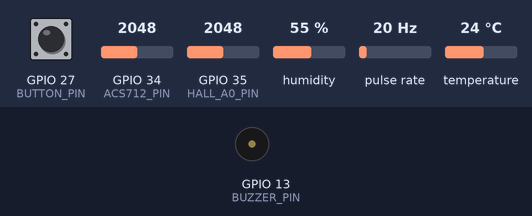
Recording of a sketch running on a simulated ESP32. Shown: buzzer (waves = sounding, pin HIGH). Wiring (inferred from the names in the program): pulse sensor: data GPIO 25. The test bench sets the inputs (shaded band); at power-on: GPIO 27 (BUTTON_PIN) HIGH, temperature 24 °C, GPIO 34 (ACS712_PIN) = 2048, GPIO 35 (HALL_A0_PIN) = 2048, humidity 55 %, pulse rate 20 Hz. WiFi joins after 1.5 s; servers stay silent unless stated; uploads are accepted with an empty reply; EEPROM starts erased; what the sketch prints to the serial monitor is not drawn.

Above: at 3.3 s.
At 4.1 s:
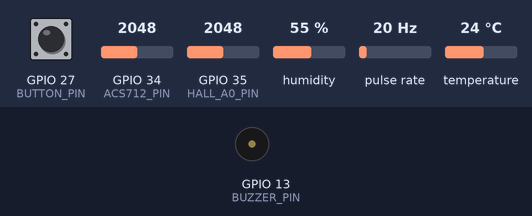
4.2 s: GPIO 27 (BUTTON_PIN) pulled LOW for 0.15 s
At 4.6 s:
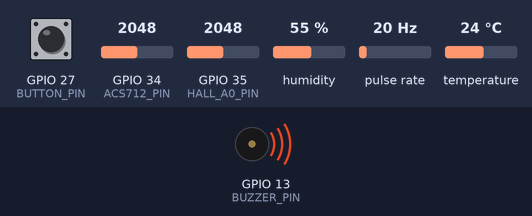
6.1 s: temperature set to 1 °C
Timing chart, 0 to 9.1 s (numbered marks = the images above; inputs shaded):
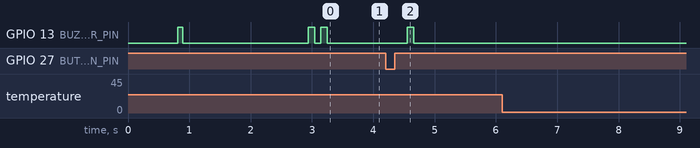

The sketch:

esp32_predictive_maintenance.ino
```cpp
#include <WiFi.h>
#include <WiFiClientSecure.h>
#include <HTTPClient.h>
#include <ArduinoJson.h>
#include <DHT.h>
#include <Preferences.h>
#include <WebServer.h>

// ==============================================================================
// SOVEREIGN PREDICTIVE MAINTENANCE SYSTEM - PRODUCTION FIRMWARE (ESP32)
// High-Frequency Condition Monitoring, Edge Processing & Cloud Ingestion
// Includes: Dynamic Web Config Portal (NVS), SSL Leak Prevention, Offline Cache
// ==============================================================================

// ------------------------------------------------------------------------------
// 1. PIN DEFINITIONS (Hardware Layout)
// ------------------------------------------------------------------------------
#define DHT_PIN             4        // DHT11 Data -> ESP32 GPIO 4
#define DHT_TYPE            DHT11

#define ACS712_PIN          34       // ACS712 Current Sensor -> GPIO 34 (ADC1_CH6)
#define HALL_A0_PIN         35       // Hall Effect Analog A0 -> GPIO 35 (ADC1_CH7)
#define HALL_D0_PIN         25       // Hall Effect Digital D0 (Pulse) -> GPIO 25 (Interrupt)
#define BUZZER_PIN          13       // Audible Alarm Buzzer (+) -> GPIO 13
#define BUTTON_PIN          27       // Operator Button / Config Trigger -> GPIO 27 (INPUT_PULLUP)

// ------------------------------------------------------------------------------
// 2. DYNAMIC NETWORK & NVS STORAGE CONFIGURATION
// ------------------------------------------------------------------------------
Preferences preferences;

// Defaults (Used if no custom configuration is saved in flash)
String configSsid       = "Atharva's iPhone";
String configPassword   = "12345678";
String configServerHost = "predmaint-api.onrender.com";
int    configServerPort = 443;
bool   configUseHttps   = true;
String configEquipmentId= "SGT-TERM-01";
String configSensorKind = "multi";

const char* INGEST_PATH = "/api/iot/ingest";
const unsigned long TELEMETRY_INTERVAL_MS = 1000; // 1-second live telemetry cadence

// Config Portal AP Web Server (Port 80)
WebServer configServer(80);
bool inConfigPortalMode = false;

// ------------------------------------------------------------------------------
// 3. SENSOR CALIBRATION & SAFETY PARAMETERS
// ------------------------------------------------------------------------------
#define ACS_SENSITIVITY     0.100f   // 0.100 V/A for standard 20A ACS712
float zeroCurrentAdcOffset  = 2048.0f;

#define PULSES_PER_REV      1
volatile unsigned long      hallPulseCounter = 0;
unsigned long               lastRpmCalcTime  = 0;
float                       measuredRpm      = 0.0f;

#define CRITICAL_TEMP_C     80.0f
#define CRITICAL_CURRENT_A  18.0f

// ------------------------------------------------------------------------------
// 4. TIMESTAMP-AWARE OFFLINE BUFFER (Store & Forward)
// ------------------------------------------------------------------------------
struct TelemetryRecord {
  unsigned long recordedEpochMs;
  float temp;
  float hum;
  float current;
  float rpm;
  int   hallAnalog;
  int   buttonState;
  int   buzzerState;
};

#define OFFLINE_BUFFER_CAPACITY 20
TelemetryRecord offlineBuffer[OFFLINE_BUFFER_CAPACITY];
int bufferHead = 0;
int bufferCount = 0;

void pushOfflineRecord(float t, float h, float c, float r, int ha, int btn, int bzr) {
  offlineBuffer[bufferHead] = {millis(), t, h, c, r, ha, btn, bzr};
  bufferHead = (bufferHead + 1) % OFFLINE_BUFFER_CAPACITY;
  if (bufferCount < OFFLINE_BUFFER_CAPACITY) {
    bufferCount++;
  }
}

// ------------------------------------------------------------------------------
// 5. HARDWARE INSTANCES & TIMING
// ------------------------------------------------------------------------------
DHT dht(DHT_PIN, DHT_TYPE);

String deviceMacAddress       = "";
unsigned long lastTelemetryTime = 0;
unsigned long lastWifiRetryTime = 0;
const unsigned long WIFI_RETRY_INTERVAL_MS = 6000;

bool buzzerActive             = false;
int  buzzerBeepCount          = 0;
unsigned long buzzerNextToggle = 0;
bool buzzerBeepState          = false;

int lastButtonState           = HIGH;
int currentButtonState        = HIGH;
unsigned long lastDebounceTime = 0;
const unsigned long DEBOUNCE_DELAY_MS = 50;

float lastValidTemp = 30.0f;
float lastValidHum  = 60.0f;

// ------------------------------------------------------------------------------
// 6. INTERRUPT SERVICE ROUTINES
// ------------------------------------------------------------------------------
void IRAM_ATTR onHallPulseISR() {
  hallPulseCounter++;
}

// ------------------------------------------------------------------------------
// 7. CONFIG PORTAL WEB SERVER (Captive AP for Zero-Hurdle User Connection)
// ------------------------------------------------------------------------------
void startConfigPortal() {
  inConfigPortalMode = true;
  WiFi.disconnect();
  WiFi.mode(WIFI_AP);
  WiFi.softAP("Sovereign-ESP32-AP");

  IPAddress apIP = WiFi.softAPIP();
  Serial.println("\n[CONFIG PORTAL] Started Access Point 'Sovereign-ESP32-AP'");
  Serial.print("[CONFIG PORTAL] Connect and open: http://");
  Serial.println(apIP);

  // Setup Portal Routes
  configServer.on("/", HTTP_GET, []() {
    String html = "<!DOCTYPE html><html><head><meta name='viewport' content='width=device-width, initial-scale=1'>";
    html += "<title>Sovereign IoT Node Setup</title>";
    html += "<style>body{font-family:sans-serif;background:#0d1117;color:#fff;padding:20px;}";
    html += "input,select{width:100%;padding:10px;margin:8px 0;border-radius:6px;border:1px solid #30363d;background:#161b22;color:#fff;box-sizing:border-box;}";
    html += "button{background:#00d4aa;color:#000;padding:12px;font-weight:bold;border:none;border-radius:6px;width:100%;cursor:pointer;margin-top:10px;}";
    html += ".card{max-width:400px;margin:auto;background:#161b22;padding:24px;border-radius:12px;border:1px solid #30363d;}</style></head><body>";
    html += "<div class='card'><h2>Sovereign IoT Setup</h2><p style='color:#8b949e;font-size:12px;'>Configure your Microcontroller Wi-Fi & Target Machine Tag.</p>";
    html += "<form action='/save' method='POST'>";
    html += "<label>Wi-Fi SSID:</label><input type='text' name='ssid' value='" + configSsid + "'>";
    html += "<label>Wi-Fi Password:</label><input type='password' name='pass' value='" + configPassword + "'>";
    html += "<label>Server Host / IP:</label><input type='text' name='host' value='" + configServerHost + "'>";
    html += "<label>Server Port:</label><input type='number' name='port' value='" + String(configServerPort) + "'>";
    html += "<label>Machine / Asset ID:</label><input type='text' name='asset' value='" + configEquipmentId + "'>";
    html += "<label><input type='checkbox' name='https' value='1' style='width:auto;' " + String(configUseHttps ? "checked" : "") + "> Use HTTPS (Cloud SSL)</label>";
    html += "<button type='submit'>Save Configuration & Restart</button></form></div></body></html>";
    configServer.send(200, "text/html", html);
  });

  configServer.on("/save", HTTP_POST, []() {
    if (configServer.hasArg("ssid")) configSsid = configServer.arg("ssid");
    if (configServer.hasArg("pass")) configPassword = configServer.arg("pass");
    if (configServer.hasArg("host")) configServerHost = configServer.arg("host");
    if (configServer.hasArg("port")) configServerPort = configServer.arg("port").toInt();
    if (configServer.hasArg("asset")) configEquipmentId = configServer.arg("asset");
    configUseHttps = configServer.hasArg("https");

    // Save to NVS
    preferences.begin("sovereign", false);
    preferences.putString("ssid", configSsid);
    preferences.putString("pass", configPassword);
    preferences.putString("host", configServerHost);
    preferences.putInt("port", configServerPort);
    preferences.putString("asset", configEquipmentId);
    preferences.putBool("https", configUseHttps);
    preferences.end();

    configServer.send(200, "text/html", "<html><body style='background:#0d1117;color:#00d4aa;text-align:center;padding:50px;'><h2>Configuration Saved!</h2><p style='color:#fff;'>Node is rebooting to connect...</p></body></html>");
    delay(1000);
    ESP.restart();
  });

  configServer.begin();
}

void loadNvsConfiguration() {
  preferences.begin("sovereign", true);
  configSsid        = preferences.getString("ssid", configSsid);
  configPassword    = preferences.getString("pass", configPassword);
  configServerHost  = preferences.getString("host", configServerHost);
  configServerPort  = preferences.getInt("port", configServerPort);
  configEquipmentId = preferences.getString("asset", configEquipmentId);
  configUseHttps    = preferences.getBool("https", configUseHttps);
  preferences.end();
}

// ------------------------------------------------------------------------------
// 8. HELPER FUNCTIONS & SENSOR ROUTINES
// ------------------------------------------------------------------------------
void triggerBuzzerPattern(int beeps, int beepDurationMs) {
  buzzerBeepCount = beeps * 2;
  buzzerNextToggle = millis();
  buzzerBeepState = false;
  buzzerActive = true;
}

void updateBuzzer() {
  if (!buzzerActive) return;

  unsigned long now = millis();
  if (now >= buzzerNextToggle) {
    if (buzzerBeepCount > 0) {
      buzzerBeepState = !buzzerBeepState;
      digitalWrite(BUZZER_PIN, buzzerBeepState ? HIGH : LOW);
      buzzerBeepCount--;
      buzzerNextToggle = now + 100;
    } else {
      digitalWrite(BUZZER_PIN, LOW);
      buzzerActive = false;
      buzzerBeepState = false;
    }
  }
}

void calibrateACS712() {
  Serial.print("[Calibrate] Measuring ACS712 baseline offset... ");
  long sum = 0;
  const int samples = 200;
  for (int i = 0; i < samples; i++) {
    sum += analogRead(ACS712_PIN);
    delay(2);
  }
  zeroCurrentAdcOffset = (float)sum / (float)samples;
  Serial.print("Offset ADC = ");
  Serial.println(zeroCurrentAdcOffset);
}

float readCurrentRMS() {
  const unsigned long sampleDurationMs = 40;
  unsigned long start = millis();
  float sumSquaredDiff = 0.0f;
  long sampleCount = 0;

  while (millis() - start < sampleDurationMs) {
    int adc = analogRead(ACS712_PIN);
    float sampleVoltage = ((float)adc - zeroCurrentAdcOffset) * (3.3f / 4095.0f);
    sumSquaredDiff += (sampleVoltage * sampleVoltage);
    sampleCount++;
    delayMicroseconds(200);
  }

  if (sampleCount == 0) return 0.0f;

  float vRms = sqrt(sumSquaredDiff / (float)sampleCount);
  float currentAmps = vRms / ACS_SENSITIVITY;

  if (currentAmps < 0.08f) {
    currentAmps = 0.0f;
  }
  return currentAmps;
}

void updateRpmCalculation() {
  unsigned long now = millis();
  unsigned long elapsed = now - lastRpmCalcTime;

  if (elapsed >= 1000) {
    noInterrupts();
    unsigned long pulses = hallPulseCounter;
    hallPulseCounter = 0;
    interrupts();

    measuredRpm = ((float)pulses * 60000.0f) / ((float)elapsed * (float)PULSES_PER_REV);
    lastRpmCalcTime = now;
  }
}

void checkWifiConnection() {
  if (inConfigPortalMode || WiFi.status() == WL_CONNECTED) {
    return;
  }

  unsigned long now = millis();
  if (now - lastWifiRetryTime >= WIFI_RETRY_INTERVAL_MS) {
    lastWifiRetryTime = now;
    Serial.println("[WiFi] Re-establishing connection...");
    WiFi.disconnect();
    WiFi.begin(configSsid.c_str(), configPassword.c_str());
  }
}

String buildTelemetryJson(float temp, float humidity, float currentAmps, float rpm, int hallAnalog, int buttonState, int buzzerState) {
  JsonDocument doc;
  doc["equipment_id"] = configEquipmentId;
  doc["mac_address"]  = deviceMacAddress.length() > 0 ? deviceMacAddress : "3c:71:bf:52:d7:c8";
  doc["sensor_kind"]  = configSensorKind;
  doc["source"]       = "esp32";

  doc["temperature"]  = round(temp * 10.0f) / 10.0f;
  doc["humidity"]     = round(humidity * 10.0f) / 10.0f;
  doc["vibration"]    = 0.04;

  JsonObject params    = doc["parameters"].to<JsonObject>();
  params["temperature"]  = round(temp * 10.0f) / 10.0f;
  params["humidity"]     = round(humidity * 10.0f) / 10.0f;
  params["current_draw"] = round(currentAmps * 100.0f) / 100.0f;
  params["rpm"]          = (int)rpm;
  params["hall_analog"]  = hallAnalog;
  params["button_state"] = buttonState;
  params["buzzer_state"] = buzzerState;
  params["cloud_mode"]   = configUseHttps ? "HTTPS_SECURE" : "HTTP_PLAIN";
  params["status"]       = (temp > CRITICAL_TEMP_C || currentAmps > CRITICAL_CURRENT_A) ? "CRITICAL" : "OK";

  String jsonPayload;
  serializeJson(doc, jsonPayload);
  return jsonPayload;
}

// Transmit telemetry cleanly without SSL memory leaks
bool sendTelemetryHttp(const String& jsonPayload) {
  if (WiFi.status() != WL_CONNECTED) {
    return false;
  }

  HTTPClient http;
  String targetUrl;

  if (configUseHttps) {
    targetUrl = "https://" + String(configServerHost) + String(INGEST_PATH);
    WiFiClientSecure clientSecure;
    clientSecure.setInsecure(); // Headless SSL verification for cloud IoT nodes
    http.begin(clientSecure, targetUrl);
    http.addHeader("Content-Type", "application/json");
    http.setTimeout(3500);

    int httpCode = http.POST(jsonPayload);
    bool success = false;
    if (httpCode > 0) {
      String response = http.getString();
      Serial.print("[Cloud HTTPS ");
      Serial.print(httpCode);
      Serial.print("] -> ");
      Serial.println(response);

      JsonDocument respDoc;
      if (deserializeJson(respDoc, response) == DeserializationError::Ok) {
        const char* command = respDoc["command"];
        if (command && strlen(command) > 0) {
          Serial.print(">>> [CLOUD COMMAND RECEIVED] : ");
          Serial.println(command);
          if (strcmp(command, "TRIGGER_ANOMALY") == 0) triggerBuzzerPattern(4, 120);
          else if (strcmp(command, "ALERT") == 0) triggerBuzzerPattern(2, 200);
        }
      }
      success = true;
    } else {
      Serial.print("[Cloud Error] Code: ");
      Serial.println(http.errorToString(httpCode).c_str());
    }
    http.end();
    return success;
  } else {
    targetUrl = "http://" + String(configServerHost) + ":" + String(configServerPort) + String(INGEST_PATH);
    WiFiClient plainClient;
    http.begin(plainClient, targetUrl);
    http.addHeader("Content-Type", "application/json");
    http.setTimeout(3500);

    int httpCode = http.POST(jsonPayload);
    bool success = false;
    if (httpCode > 0) {
      String response = http.getString();
      Serial.print("[LAN HTTP ");
      Serial.print(httpCode);
      Serial.print("] -> ");
      Serial.println(response);
      success = true;
    }
    http.end();
    return success;
  }
}

void flushOfflineBuffer() {
  if (bufferCount == 0 || WiFi.status() != WL_CONNECTED) return;

  Serial.print("[Store-and-Forward] Flushing ");
  Serial.print(bufferCount);
  Serial.println(" buffered telemetry records to cloud...");

  while (bufferCount > 0) {
    int idx = (bufferHead - bufferCount + OFFLINE_BUFFER_CAPACITY) % OFFLINE_BUFFER_CAPACITY;
    TelemetryRecord rec = offlineBuffer[idx];
    String payload = buildTelemetryJson(rec.temp, rec.hum, rec.current, rec.rpm, rec.hallAnalog, rec.buttonState, rec.buzzerState);
    if (!sendTelemetryHttp(payload)) {
      break;
    }
    bufferCount--;
    delay(40);
  }
}

// ==============================================================================
// 9. SETUP ROUTINE
// ==============================================================================
void setup() {
  Serial.begin(115200);
  delay(800);

  Serial.println();
  Serial.println("==================================================");
  Serial.println(" SOVEREIGN EDGE IOT TELEMETRY NODE (ESP32)       ");
  Serial.println(" Industry 4.0 Autonomous Predictive Maintenance  ");
  Serial.println("==================================================");

  // Pin Modes
  pinMode(BUZZER_PIN, OUTPUT);
  digitalWrite(BUZZER_PIN, LOW);

  pinMode(BUTTON_PIN, INPUT_PULLUP);
  pinMode(HALL_D0_PIN, INPUT_PULLUP);
  pinMode(HALL_A0_PIN, INPUT);
  pinMode(ACS712_PIN, INPUT);

  // Set ADC attenuation for 0-3.3V full-scale voltage
  analogSetPinAttenuation(ACS712_PIN, ADC_11db);
  analogSetPinAttenuation(HALL_A0_PIN, ADC_11db);

  // Startup chirp
  digitalWrite(BUZZER_PIN, HIGH);
  delay(80);
  digitalWrite(BUZZER_PIN, LOW);

  // Load persistent configuration from NVS
  loadNvsConfiguration();

  // Check if button is held down at boot for manual AP configuration
  if (digitalRead(BUTTON_PIN) == LOW) {
    Serial.println("[BOOT] Button held at power-up: Entering Config Portal AP Mode...");
    startConfigPortal();
    return;
  }

  // Initialize DHT11
  pinMode(DHT_PIN, INPUT_PULLUP);
  dht.begin();
  Serial.println("[Init] DHT11 Initialized on GPIO 4.");

  // Attach Hall Interrupt
  attachInterrupt(digitalPinToInterrupt(HALL_D0_PIN), onHallPulseISR, FALLING);
  Serial.println("[Init] Hall Effect RPM Interrupt Attached on GPIO 25.");

  // Zero-current offset calibration
  calibrateACS712();

  // Configure Wi-Fi
  WiFi.mode(WIFI_STA);
  WiFi.setSleep(false);
  Serial.print("[WiFi] Connecting to: ");
  Serial.println(configSsid);
  WiFi.begin(configSsid.c_str(), configPassword.c_str());

  int attempts = 0;
  while (WiFi.status() != WL_CONNECTED && attempts < 15) {
    delay(400);
    Serial.print(".");
    attempts++;
  }

  if (WiFi.status() == WL_CONNECTED) {
    Serial.println("\n[WiFi] Connected successfully!");
    Serial.print("[WiFi] IP Address : ");
    Serial.println(WiFi.localIP());
    deviceMacAddress = WiFi.macAddress();
    Serial.print("[WiFi] MAC Address: ");
    Serial.println(deviceMacAddress);
    triggerBuzzerPattern(2, 80);
  } else {
    Serial.println("\n[WiFi] WiFi not connected. Continuing in DIRECT USB SERIAL STREAMING mode (115200 baud)...");
    deviceMacAddress = WiFi.macAddress();
  }

  lastTelemetryTime = millis();
  lastRpmCalcTime   = millis();
  Serial.println("==================================================");
  Serial.println("Edge Node Online. Continuous Sensor Stream Active.");
  Serial.println("==================================================");
}

// ==============================================================================
// 10. MAIN EXECUTION LOOP
// ==============================================================================
void loop() {
  if (inConfigPortalMode) {
    configServer.handleClient();
    delay(5);
    return;
  }

  // 1. Maintain Non-blocking Buzzer
  updateBuzzer();

  // 2. Maintain Hall RPM Calculation
  updateRpmCalculation();

  // 3. Autonomous Non-blocking Wi-Fi Reconnect Monitor
  checkWifiConnection();

  // 4. Operator Button Debouncing
  int reading = digitalRead(BUTTON_PIN);
  if (reading != lastButtonState) {
    lastDebounceTime = millis();
  }

  bool buttonPressedEvent = false;
  if ((millis() - lastDebounceTime) > DEBOUNCE_DELAY_MS) {
    if (reading != currentButtonState) {
      currentButtonState = reading;
      if (currentButtonState == LOW) {
        Serial.println(">>> [OPERATOR EVENT] Push Button Pressed! <<<");
        buttonPressedEvent = true;
        triggerBuzzerPattern(1, 80);
      }
    }
  }
  lastButtonState = reading;

  // 5. Periodic Telemetry Transmission
  unsigned long now = millis();
  if (buttonPressedEvent || (now - lastTelemetryTime >= TELEMETRY_INTERVAL_MS)) {
    lastTelemetryTime = now;

    // Read Sensors with Smoothing
    float temperature = dht.readTemperature();
    float humidity    = dht.readHumidity();

    if (!isnan(temperature)) lastValidTemp = temperature;
    else temperature = lastValidTemp;

    if (!isnan(humidity)) lastValidHum = humidity;
    else humidity = lastValidHum;

    float currentAmps = readCurrentRMS();
    int   hallAnalog  = analogRead(HALL_A0_PIN);
    int   buttonState = (currentButtonState == LOW) ? 1 : 0;
    int   buzzerState = buzzerActive ? 1 : 0;

    // Edge Safety Check
    if (temperature > CRITICAL_TEMP_C || currentAmps > CRITICAL_CURRENT_A) {
      Serial.println("⚠️ [LOCAL ALARM] Critical Threshold Exceeded!");
      triggerBuzzerPattern(3, 140);
    }

    // Build Payload
    String jsonPayload = buildTelemetryJson(temperature, humidity, currentAmps, measuredRpm, hallAnalog, buttonState, buzzerState);

    // Always emit clean JSON over Serial for WebSerial USB connection & monitor
    Serial.println(jsonPayload);

    // Stream over Wi-Fi
    if (WiFi.status() == WL_CONNECTED) {
      flushOfflineBuffer();
      sendTelemetryHttp(jsonPayload);
    } else {
      pushOfflineRecord(temperature, humidity, currentAmps, measuredRpm, hallAnalog, buttonState, buzzerState);
      Serial.println("[Store-and-Forward] Wi-Fi offline. Telemetry buffered.");
    }
  }

  delay(10);
}
```

Measured:
- after the input at 4.2 s, GPIO 13 (BUZZER_PIN): LOW → HIGH after 0.36 s, → LOW 0.10 s later
- after the input at 6.1 s, every drawn part: stays the same
